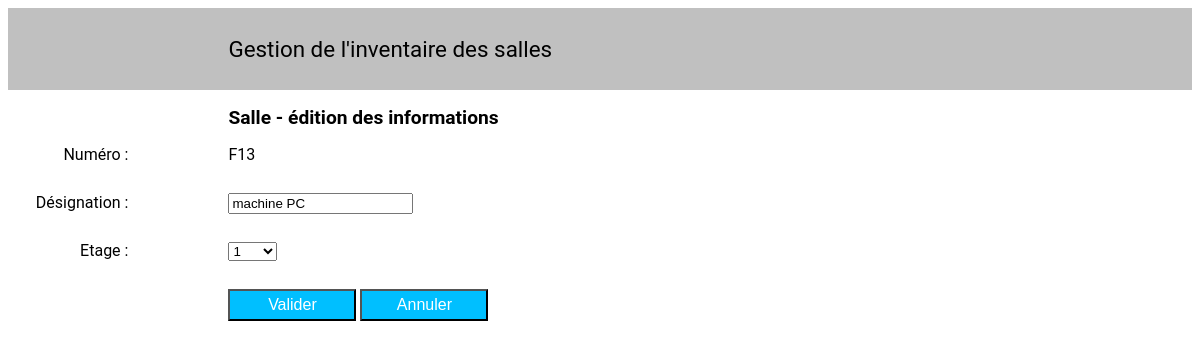
Page /controleur/editSalle.php?op=m&num=F13 on the committed database.
### tables this page shows
CREATE TABLE `SALLE` (
  `num_salle` varchar(5) NOT NULL,
  `lib_salle` varchar(30) DEFAULT NULL,
  `etage` varchar(5) NOT NULL,
  PRIMARY KEY (`num_salle`)
);

### controleur/editSalle.php (called while the page is built, shortened)
<?php
$op = (isset($_GET['op'])) ? $_GET['op'] : null;
$ajout = ($op == 'a');
$modif = ($op == 'm');
$suppr = ($op == 's');
$editNum = $ajout;
$etages = ['RdC' => 'RdC', 1 => '1', 2 => '2', 3 => '3'];
require_once '../modele/salleDAO.class.php';
$salleDAO = new SalleDAO();
$valeurs['num'] = null;
if ($modif) {
    $valeurs['num'] = $num;
    $uneSalle = $salleDAO->getByNum($valeurs['num']);
}
$titre = ($ajout) ? 'Nouvelle Salle' : (($modif) ? 'Salle - édition des informations' : null);
$erreurs = ['num' => "", 'libelle' => "", 'etage' => ""];
$valeurs['libelle'] = (isset($_POST['libelle'])) ? trim($_POST['libelle']) : null;
$valeurs['etage'] = (isset($_POST['etage'])) ? trim($_POST['etage']) : null;
if (isset($_POST['valider'])) {
    if (!isset($valeurs['num']) || strlen($valeurs['num']) == 0) {
        $erreurs['num'] = 'Saisie obligatoire du numéro';
    } elseif ($editNum && $salleDAO->existe($valeurs['num'])) {
        $erreurs['num'] = 'Numéro de salle déjà existant.';
    }
    if (!isset($valeurs['etage']) || strlen($valeurs['etage']) == 0 || !in_array($valeurs['etage'], array_keys($etages))) {
        $erreurs['etage'] = 'Etage non valide.';
    }
    $nbErreurs = 0;
    foreach ($erreurs as $erreur) {
        if ($erreur != "") $nbErreurs++;
    }
    if ($nbErreurs == 0) {
        $uneSalle = new Salle($valeurs['num'], $valeurs['libelle'], $valeurs['etage']);
        $retour = true;
        if ($ajout) {
            $salleDAO->insert($uneSalle);
        } else {
            $salleDAO->update($uneSalle);
        }
    }
} elseif (isset($_POST['annuler'])) {
    $retour = true;
} elseif ($suppr) {
    $salleDAO->delete($num);
    $retour = true;
} elseif ($modif) {
    $uneSalle = $salleDAO->getByNum($num);
    $valeurs['num'] = $uneSalle->getNum();
    $valeurs['libelle'] = $uneSalle->getLibelle();
    $valeurs['etage'] = $uneSalle->getEtage();
}
require_once '../vue/editSalle.view.php';
?>

### modele/connexion.php (called while the page is built)
<?php
class Connexion {
    private $db;
    public function __construct() {
        $db_config = [
            'SGBD' => 'mysql',
            'HOST' => 'devbdd.iutmetz.univ-lorraine.fr',
            'DB_NAME' => 'guillera2u_salles',
            'USER' => 'guillera2u_appli',
            'PASSWORD' => '32229052'
        ];
        try {
            $this->db = new PDO($db_config['SGBD'] . ':host=' . $db_config['HOST'] . ';dbname=' . $db_config['DB_NAME'], $db_config['USER'], $db_config['PASSWORD'], [
                PDO::MYSQL_ATTR_INIT_COMMAND => 'SET NAMES utf8'
            ]);
        } catch (PDOException $e) {
            die('Connection failed: ' . $e->getMessage());
        }
    }
    public function execSQL(string $req, array $valeurs = []) {
        try {
            $stmt = $this->db->prepare($req);
            $stmt->execute($valeurs);
            return $stmt->fetchAll(PDO::FETCH_ASSOC);
        } catch (PDOException $e) {
            die('Query failed: ' . $e->getMessage());
        }
    }
}
?>

### modele/salleDAO.class.php (called while the page is built, shortened)
<?php
require_once 'connexion.php';
require_once 'salle.class.php';
class SalleDAO {
    private $bd;
    private $select;
    public function __construct() {
        $this->bd = new Connexion();
        $this->select = "SELECT num_salle, lib_salle, etage FROM SALLE";
    }
    private function loadQuery(array $result): array {
        $salles = [];
        foreach ($result as $row) {
            $salle = new Salle();
            $salle->setNum($row['num_salle']);
            $salle->setLibelle($row['lib_salle']);
            $salle->setEtage($row['etage']);
            $salles[] = $salle;
        }
        return $salles;
    }
    public function getByNum(string $num): Salle {
        $uneSalle = new Salle();
        $lesSalles = $this->loadQuery($this->bd->execSQL($this->select . " WHERE num_salle = :num", [':num' => $num]));
        if (count($lesSalles) > 0) {
            $uneSalle = $lesSalles[0];
        }
        return $uneSalle;
    }
}
?>

### modele/salle.class.php (called while the page is built)
<?php
class Salle {
    private $num;
    private $libelle;
    private $etage;
    public function __construct(string $num = '', string $libelle = '', string $etage = '') {
        $this->num = $num;
        $this->libelle = $libelle;
        $this->etage = $etage;
    }
    public function getNum() { return $this->num; }
    public function setNum($num) { $this->num = $num; }
    public function getLibelle() { return $this->libelle; }
    public function setLibelle($libelle) { $this->libelle = $libelle; }
    public function getEtage() { return $this->etage; }
    public function setEtage($etage) { $this->etage = $etage; }
}
?>

### vue/editSalle.view.php (the view, shortened to what this page needs)
<!DOCTYPE html>
<html lang="fr">
<head>
    <link rel="stylesheet" href="../vue/style/style.css">
</head>
<body>
    <?php include 'header.php'; ?>
    <section>
        <label></label>
        <h1><?php echo $titre; ?></h1>
    </section>
    <form method="post">
        <section>
            <label for="num">Numéro :</label>
            <div>
                <?php if ($editNum): ?>
                    <input id="num" name="num" type="text" size="5" maxlength="5" value="<?php echo $valeurs['num']; ?>" />
                    <br/>
                    <span class="erreur"><?php echo $erreurs['num']; ?></span>
                <?php else: ?>
                    <div><?php echo $valeurs['num']; ?></div>
                <?php endif; ?>
            </div>
        </section>
        <section>
            <label for="libelle">Désignation :</label>
            <div>
                <input id="libelle" name="libelle" type="text" value="<?php echo $valeurs['libelle']; ?>" />
                <br/>
            </div>
        </section>
        <section>
            <label for="etage">Etage :</label>
            <div>
                <select name="etage">
                    <?php foreach ($etages as $cle => $valeur): ?>
                        <option value="<?php echo $cle; ?>" <?php echo ($valeurs['etage'] == $cle) ? 'selected' : ''; ?>><?php echo $valeur; ?></option>
                    <?php endforeach; ?>
                </select>
                <br/>
            </div>
        </section>
        <section>
            <label></label>
            <div>
                <input type="submit" name="valider" value="Valider" />
                <input type="submit" name="annuler" value="Annuler" />
            </div>
        </section>
    </form>
</body>
</html>

### vue/style/style.css (style rules this page uses)
body { font-family: Roboto, Arial, sans-serif; width: auto; }
h1 { font-size: 1.2em; }
section { min-height: 3em; text-align: left; display: grid; grid-template-columns: 1fr 8fr; grid-gap: 100px; }
label { text-align: right; }
input[type="submit"], .ajout { min-height: 2em; min-width: 8em; background-color: rgba(0, 191, 255); font-size: medium; cursor: pointer; color: white; }

### rows in the picture
salle: num_salle "F13", libelle "machine PC", etage "1"

### other values in the picture
$titre "Salle - édition des informations"
